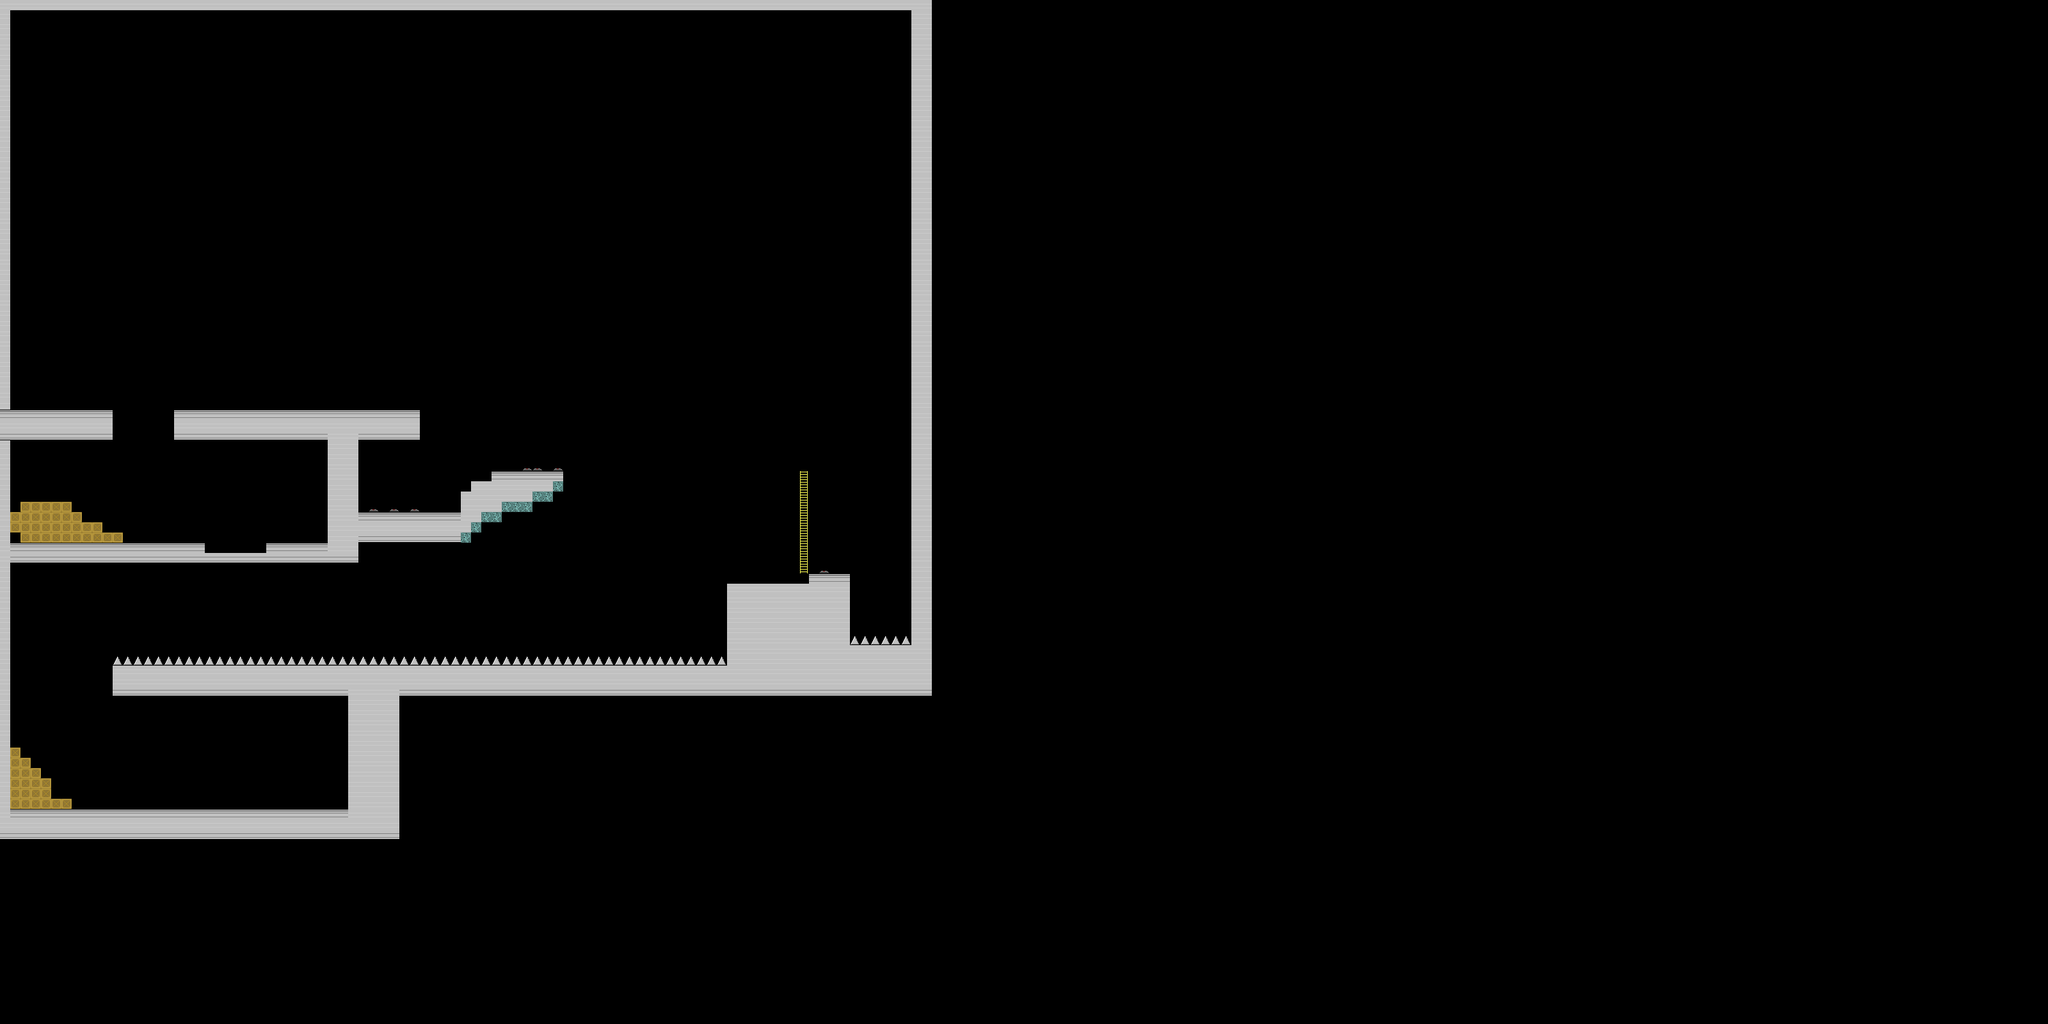

The image is a tile-based game level rendered from a .tmx file. Its description and source (layers, tilesets, objects; grid data summarised) follow:
An orthogonal 200x100 tile map with 16x16 px tiles, 2 tile layers (Tile Layer 1, Ladders) and 40 objects (19x ConveyorBelt, 8x Agent, 4x Button, 2x TrapDoor, 2x Bridge, ...).

<map version="1.0" orientation="orthogonal" width="200" height="100" tilewidth="16" tileheight="16">
 <properties>
  <property name="bg_art" value="factory_bg.jpg" />
  <property name="bg_music" value="music/factory.mp3" />
  <property name="fg_art" value="factory_fg.png" />
 </properties>
 <tileset firstgid="1" source="tiles.tsx" />
 <layer name="Tile Layer 1" width="200" height="100">
  <data>[20000 cells, 1208 non-empty, 7 distinct tile ids]</data>
 </layer>
 <layer name="Ladders" width="200" height="100">
  <data>[20000 cells, 10 non-empty, 1 distinct tile ids]</data>
 </layer>
 <objectgroup name="Object Layer 1" width="200" height="100">
  <object name="start" type="StartPoint" x="464" y="576" width="32" height="64" />
  <object name="trap door" type="TrapDoor" x="1360" y="639" width="64" height="16">
   <properties>
    <property name="button_id" value="onwards" />
    <property name="img" value="factory_door.png" />
    <property name="state" value="closed" />
   </properties>
  </object>
  <object name="bomb spawner" type="BombSpawner" x="272" y="342" width="80" height="24">
   <properties>
    <property name="button_id" value="reward" />
    <property name="delay" value="1" />
    <property name="fuse_max" value="2" />
    <property name="fuse_min" value="2" />
    <property name="state" value="off" />
   </properties>
  </object>
  <object name="tank" type="Agent" x="448" y="800" width="64" height="48">
   <properties>
    <property name="direction_lock" value="-1" />
    <property name="type" value="tank" />
   </properties>
  </object>
  <object name="monster" type="Agent" x="192" y="143" width="64" height="64">
   <properties>
    <property name="direction" value="1" />
    <property name="throw_vel_x" value="100" />
    <property name="throw_vel_y" value="800" />
    <property name="type" value="monster" />
   </properties>
  </object>
  <object name="sign" type="Decoration" x="464" y="1216" width="80" height="48">
   <properties>
    <property name="img" value="winnar.png" />
   </properties>
  </object>
  <object name="win!" type="Victory" x="464" y="1184" width="80" height="80" />
  <object name="belt" type="ConveyorBelt" x="656" y="639" width="64" height="16">
   <properties>
    <property name="button_id" value="belt" />
    <property name="direction" value="-1" />
   </properties>
  </object>
  <object name="belt" type="ConveyorBelt" x="720" y="639" width="64" height="16">
   <properties>
    <property name="button_id" value="belt" />
    <property name="direction" value="-1" />
   </properties>
  </object>
  <object name="belt" type="ConveyorBelt" x="784" y="639" width="64" height="16">
   <properties>
    <property name="button_id" value="belt" />
    <property name="direction" value="-1" />
   </properties>
  </object>
  <object name="belt" type="ConveyorBelt" x="848" y="639" width="64" height="16">
   <properties>
    <property name="button_id" value="belt" />
    <property name="direction" value="-1" />
   </properties>
  </object>
  <object name="belt" type="ConveyorBelt" x="912" y="639" width="64" height="16">
   <properties>
    <property name="button_id" value="belt" />
    <property name="direction" value="-1" />
   </properties>
  </object>
  <object name="belt" type="ConveyorBelt" x="976" y="639" width="64" height="16">
   <properties>
    <property name="button_id" value="belt" />
    <property name="direction" value="-1" />
   </properties>
  </object>
  <object name="belt" type="ConveyorBelt" x="1040" y="639" width="64" height="16">
   <properties>
    <property name="button_id" value="belt" />
    <property name="direction" value="-1" />
   </properties>
  </object>
  <object name="belt" type="ConveyorBelt" x="1104" y="639" width="64" height="16">
   <properties>
    <property name="button_id" value="belt" />
    <property name="direction" value="-1" />
   </properties>
  </object>
  <object name="belt" type="ConveyorBelt" x="1168" y="639" width="64" height="16">
   <properties>
    <property name="button_id" value="belt" />
    <property name="direction" value="-1" />
   </properties>
  </object>
  <object name="belt" type="ConveyorBelt" x="1232" y="639" width="64" height="16">
   <properties>
    <property name="button_id" value="belt" />
    <property name="direction" value="-1" />
   </properties>
  </object>
  <object name="belt" type="ConveyorBelt" x="1296" y="639" width="64" height="16">
   <properties>
    <property name="button_id" value="belt" />
    <property name="direction" value="-1" />
   </properties>
  </object>
  <object name="gun man" type="Agent" x="1325" y="307" width="32" height="64">
   <properties>
    <property name="type" value="gunner" />
   </properties>
  </object>
  <object name="gun man" type="Agent" x="1215" y="136" width="32" height="64">
   <properties>
    <property name="type" value="gunner" />
   </properties>
  </object>
  <object name="gun man" type="Agent" x="1271" y="214" width="32" height="64">
   <properties>
    <property name="type" value="gunner" />
   </properties>
  </object>
  <object name="gun man" type="Agent" x="1146" y="65" width="32" height="64">
   <properties>
    <property name="type" value="gunner" />
   </properties>
  </object>
  <object name="bridge" type="Bridge" x="176" y="559" width="96" height="96">
   <properties>
    <property name="button_id" value="bridge" />
    <property name="state" value="down" />
   </properties>
  </object>
  <object name="bridge" type="Bridge" x="320" y="768" width="96" height="96">
   <properties>
    <property name="button_id" value="bridge" />
    <property name="state" value="up" />
   </properties>
  </object>
  <object name="gear" type="GearButton" x="608" y="527" width="48" height="48">
   <properties>
    <property name="button_id" value="belt" />
   </properties>
  </object>
  <object name="trap door" type="TrapDoor" x="192" y="207" width="64" height="16">
   <properties>
    <property name="button_id" value="onwards" />
    <property name="img" value="factory_door.png" />
    <property name="state" value="closed" />
   </properties>
  </object>
  <object name="tank" type="Agent" x="656" y="752" width="64" height="48">
   <properties>
    <property name="direction_lock" value="1" />
    <property name="type" value="tank" />
   </properties>
  </object>
  <object name="belt" type="ConveyorBelt" x="1200" y="896" width="64" height="16">
   <properties>
    <property name="button_id" value="belt2" />
    <property name="direction" value="-1" />
    <property name="state" value="off" />
   </properties>
  </object>
  <object name="belt" type="ConveyorBelt" x="1136" y="896" width="64" height="16">
   <properties>
    <property name="button_id" value="belt2" />
    <property name="direction" value="-1" />
    <property name="state" value="off" />
   </properties>
  </object>
  <object name="belt" type="ConveyorBelt" x="1200" y="736" width="64" height="16">
   <properties>
    <property name="button_id" value="belt2" />
    <property name="direction" value="-1" />
    <property name="state" value="off" />
   </properties>
  </object>
  <object name="belt" type="ConveyorBelt" x="1136" y="736" width="64" height="16">
   <properties>
    <property name="button_id" value="belt2" />
    <property name="direction" value="-1" />
    <property name="state" value="off" />
   </properties>
  </object>
  <object name="belt" type="ConveyorBelt" x="1072" y="736" width="64" height="16">
   <properties>
    <property name="button_id" value="belt2" />
    <property name="direction" value="-1" />
    <property name="state" value="off" />
   </properties>
  </object>
  </objectgroup>
 <objectgroup name="PlayerLayer" width="200" height="100" />
</map>
<!-- 8 of 40 objects omitted -->
